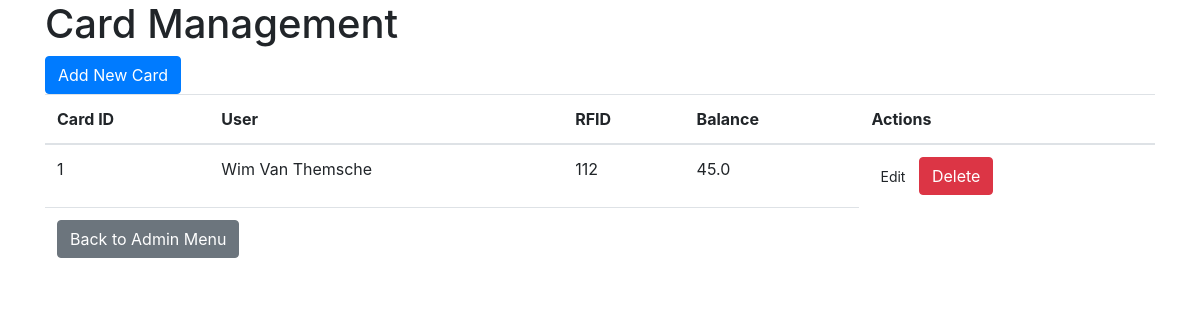
The page /admin/cards (signed in) on the database as committed earlier.
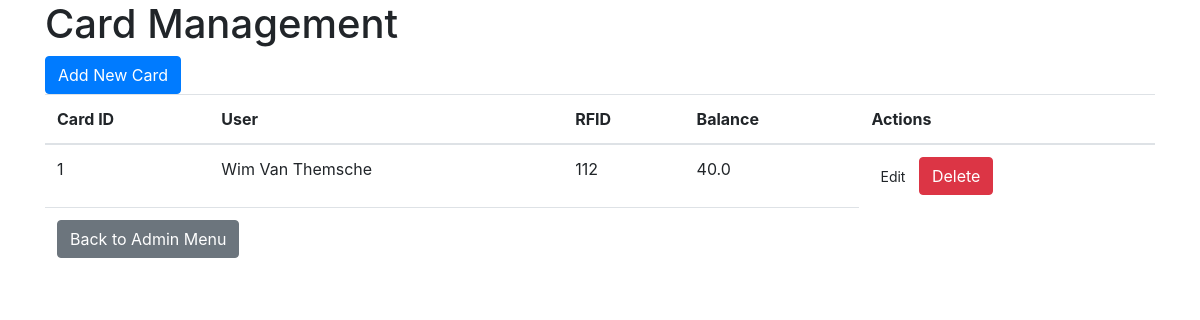
The same page on the database as committed later.
### app.py (models this page shows)
class Card(db.Model):
    id = db.Column(db.Integer, primary_key=True)
    rfid = db.Column(db.String(50), unique=True, nullable=False)
    account_id = db.Column(db.Integer, db.ForeignKey('account.id'), nullable=False)
    user_id = db.Column(db.Integer, db.ForeignKey('user.id'), nullable=False)

class User(db.Model):
    id = db.Column(db.Integer, primary_key=True)
    name = db.Column(db.String(50), nullable=False)
    code = db.Column(db.String(50), unique=False, nullable=True)
    organization = db.Column(db.String(50), unique=True, nullable=False)
    role = db.Column(db.String(50), unique=False, nullable=False)

class Account(db.Model):
    id = db.Column(db.Integer, primary_key=True)
    balance = db.Column(db.Float, default=0.0)

### app.py (the view)
@app.route('/admin/cards', methods=['GET'])
def admin_cards():
    if not session.get('admin'):
        return redirect(url_for('admin_login'))
    else:
        cards = Card.query.all()
        for card in cards:
            user = User.query.get(card.user_id)
            account = Account.query.get(card.account_id)
        return render_template('admin_cards.html', cards=cards, user=user, account=account)
    return jsonify({"status": "error", "message": "Ongeldige super admin code"})

### templates/admin_cards.html (shortened to what this page needs)
<!DOCTYPE html>
<html lang="en">
  <head>
    <link
      href="https://stackpath.bootstrapcdn.com/bootstrap/4.5.2/css/bootstrap.min.css"
      rel="stylesheet"
    />
  </head>
  <body>
    <div class="container">
      <h1>Card Management</h1>
      <a href="{{ url_for('add_card') }}" class="btn btn-primary"
        >Add New Card</a
      >
      <table class="table">
        <thead>
          <tr>
            <th>Card ID</th>
            <th>User</th>
            <th>RFID</th>
            <th>Balance</th>
            <th>Actions</th>
          </tr>
        </thead>
        <tbody>
          {% for card in cards %}
          <tr>
            <td>{{ card.id }}</td>
            <td>{{ user.name }}</td>
            <td>{{ card.rfid }}</td>
            <td>{{ account.balance }}</td>
            <td>
              <a
                href="{{ url_for('edit_card', id=card.id) }}"
                class="btn btn-sm btn-filled-primary pa-2 me-2"
                >Edit</a
              >
              <a
                href="{{ url_for('delete_card', id=card.id) }}"
                class="btn btn-danger"
                >Delete</a
              >
            </td>
          </tr>
          {% endfor %}
        </tbody>
        <tfoot>
          <tr>
            <td colspan="4">
              <a href="{{ url_for('admin_menu') }}" class="btn btn-secondary"
                >Back to Admin Menu</a
              >
            </td>
          </tr>
        </tfoot>
      </table>
    </div>
  </body>
</html>

Rows that differ between the two databases and show on the page:
changed Account: balance "45.0" → "40.0"
